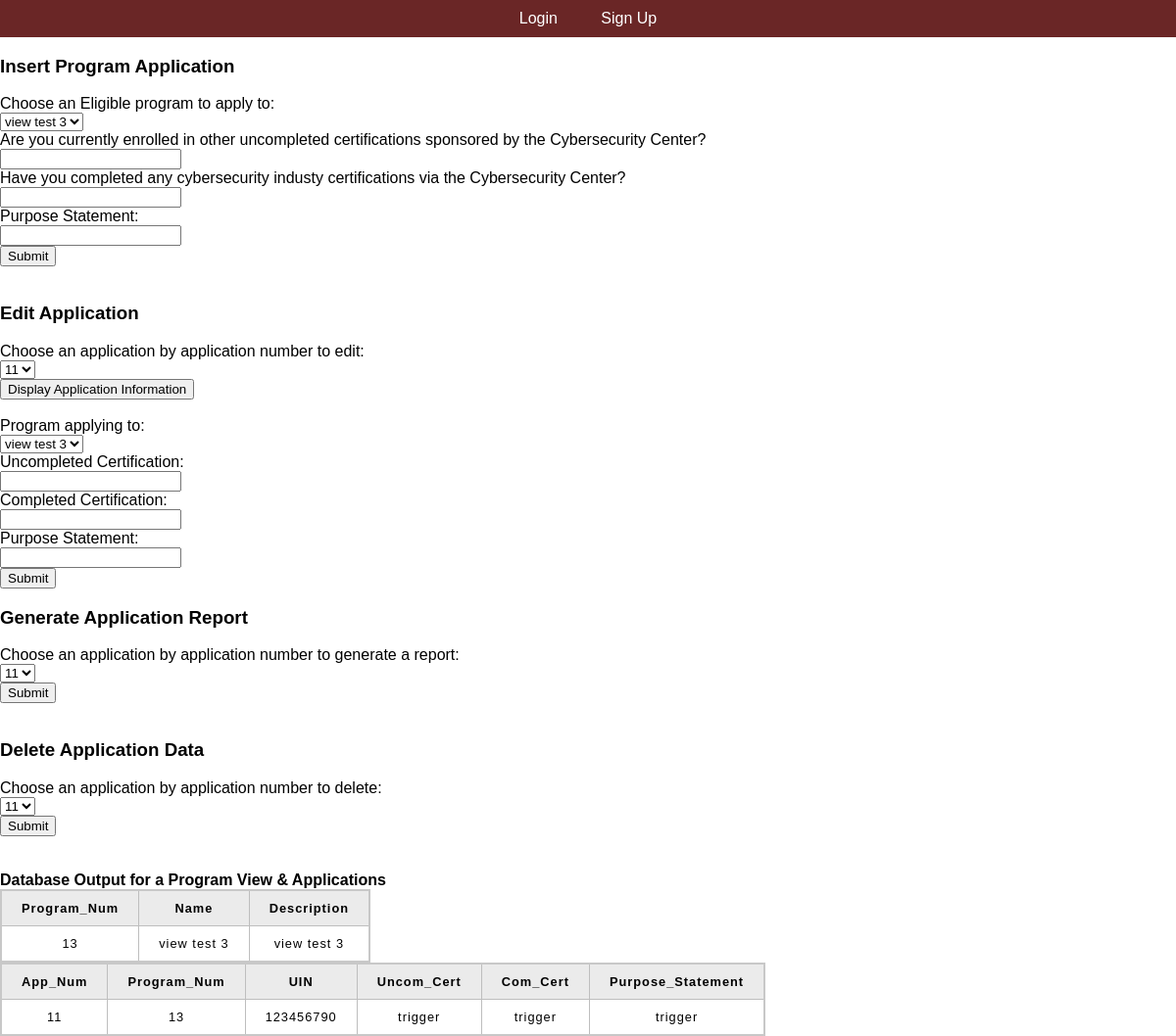
The page /app_info_manager.php on the database its author committed.
### tables this page shows
CREATE TABLE `applications` (
  `App_Num` int(11) NOT NULL,
  `Program_Num` int(11) NOT NULL,
  `UIN` int(11) NOT NULL,
  `Uncom_Cert` varchar(128) NOT NULL,
  `Com_Cert` varchar(128) NOT NULL,
  `Purpose_Statement` longtext NOT NULL
);

### app_info_manager.php (the view, shortened to what this page needs)
<?php
  include_once('header.php');
  include_once 'includes/dbh.inc.php';
?>
<h3>Insert Program Application</h3>
  <form action="includes/app_info_manager.inc.php" method="post">
    <label for="Program_Num">Choose an Eligible program to apply to: </label><br>
    <select id="Program_Num" name="Program_Num">
      <?php
      $sql = "SELECT * FROM programs WHERE User_Access = 1";
      $result = $conn->query($sql);
      if ($result->num_rows > 0) {
          while ($row = $result->fetch_assoc()) {
              echo '<option value="' . $row['Program_Num'] . '">' . $row['Name'] . '</option>';
          }
      }
      ?>
    </select><br>
    <label for="Uncom_Cert">Are you currently enrolled in other uncompleted certifications sponsored by the Cybersecurity Center? </label><br>
    <input type="text" id="Uncom_Cert" name="Uncom_Cert"><br>
    <label for="Com_Cert">Have you completed any cybersecurity industy certifications via the Cybersecurity Center? </label><br>
    <input type="text" id="Com_Cert" name="Com_Cert"><br>
    <label for="Purpose_Statement">Purpose Statement: </label><br>
    <input type="text" id="Purpose_Statement" name="Purpose_Statement"><br>
    <button type="Apply" name="Apply">Submit</button>
  </form>
  <br>
  <h3>Edit Application</h3>
  <form action="includes/app_info_manager.inc.php" method="post">
  <label for="App_Num">Choose an application by application number to edit: </label><br>
  <select id="App_Num" name="App_Num">
      <?php
      $sql = "SELECT * FROM applications";
      $result = $conn->query($sql);
      if ($result->num_rows > 0) {
          while ($row = $result->fetch_assoc()) {
              echo '<option value="' . $row['App_Num'] . '">' . $row['App_Num'] . '</option>';
          }
      } else {
          echo '<option value="">No applications available</option>';
      }
      ?>
  </select><br>
  <button type="button" onclick="fetchAndDisplayData()">Display Application Information</button>
  <br>
  <br>
  <label for="Program_Num_Edit">Program applying to: </label><br>
      <select id="Program_Num_Edit" name="Program_Num_Edit">
        <?php
        $sql = "SELECT * FROM programs WHERE User_Access = 1";
        $result = $conn->query($sql);
        if ($result->num_rows > 0) {
            while ($row = $result->fetch_assoc()) {
                echo '<option value="' . $row['Program_Num'] . '">' . $row['Name'] . '</option>';
            }
        } else {
            echo '<option value="">No programs available</option>';
        }
        ?>
      </select><br>
  <label for="Uncom_Cert_Edit">Uncompleted Certification:</label><br>
  <input type="text" id="Uncom_Cert_Edit" name="Uncom_Cert_Edit"><br>
  <label for="Com_Cert_Edit">Completed Certification:</label><br>
  <input type="text" id="Com_Cert_Edit" name="Com_Cert_Edit"><br>
  <label for="Purpose_Statement_Edit">Purpose Statement:</label><br>
  <input type="text" id="Purpose_Statement_Edit" name="Purpose_Statement_Edit"><br>
  <button type="edit_app" name="edit_app">Submit</button>
</form>
    <h3>Generate Application Report</h3>
    <form action="includes/app_info_manager.inc.php" method="post">
        <label for="App_Num">Choose an application by application number to generate a report: </label><br>
        <select id="App_Num" name="App_Num">
            <?php
            $sql = "SELECT * FROM applications";
            $result = $conn->query($sql);
            if ($result->num_rows > 0) {
                while ($row = $result->fetch_assoc()) {
                    echo '<option value="' . $row['App_Num'] . '">' . $row['App_Num'] . '</option>';
                }
            } else {
                echo '<option value="">No applications available</option>';
            }
            ?>
        </select><br>
        <button type="generate_app_report" name="generate_app_report">Submit</button>
    </form>
    <br>
    <h3>Delete Application Data</h3>
    <form action="includes/app_info_manager.inc.php" method="post">
        <label for="App_Num">Choose an application by application number to delete: </label><br>
        <select id="App_Num" name="App_Num">
            <?php
            $sql = "SELECT * FROM applications";
            $result = $conn->query($sql);
            if ($result->num_rows > 0) {
                while ($row = $result->fetch_assoc()) {
                    echo '<option value="' . $row['App_Num'] . '">' . $row['App_Num'] . '</option>';
                }
            } else {
                echo '<option value="">No applications available</option>';
            }
            ?>
        </select><br>
        <button type="delete_app_data" name="delete_app_data">Submit</button>
    </form>
    <br>
<?php
$query = "SELECT * FROM ProgramView";
echo "<br><b>Database Output for a Program View & Applications</b>";
echo '<table>
      <tr>
          <th>Program_Num</th>
          <th>Name</th>
          <th>Description</th>
      </tr>';
if ($result = $conn->query($query)) {
  while ($row = $result->fetch_assoc()) {
      $field1name = $row["Program_Num"];
      $field2name = $row["Name"];
      $field3name = $row["Description"];
      echo '<tr>
        <td>'.$field1name.'</td>
        <td>'.$field2name.'</td>
        <td>'.$field3name.'</td>
      </tr>';
  }
}
?>
<?php
  $query = "SELECT * FROM applications";
  echo '<table>
        <tr>
            <th>App_Num</th>
            <th>Program_Num</th>
            <th>UIN</th>
            <th>Uncom_Cert</th>
            <th>Com_Cert</th>
            <th>Purpose_Statement</th>
        </tr>';
  if ($result = $conn->query($query)) {
    while ($row = $result->fetch_assoc()) {
        $field1name = $row["App_Num"];
        $field2name = $row["Program_Num"];
        $field3name = $row["UIN"];
        $field4name = $row["Uncom_Cert"];
        $field5name = $row["Com_Cert"];
        $field6name = $row["Purpose_Statement"];
        echo '<tr>
          <td>'.$field1name.'</td>
          <td>'.$field2name.'</td>
          <td>'.$field3name.'</td>
          <td>'.$field4name.'</td>
          <td>'.$field5name.'</td>
          <td>'.$field6name.'</td>
        </tr>';
    }
}
?>
</body>
</html>

### rows shown on the page
applications: App_Num "11", Program_Num "13", UIN "123456790", Uncom_Cert "trigger", Com_Cert "trigger", Purpose_Statement "trigger"

### other values the page prints
$field1name "13"
$field2name "view test 3"
$field3name "view test 3"
form field Program_Num "view test 3"
form field App_Num "11"
form field Program_Num_Edit "view test 3"
